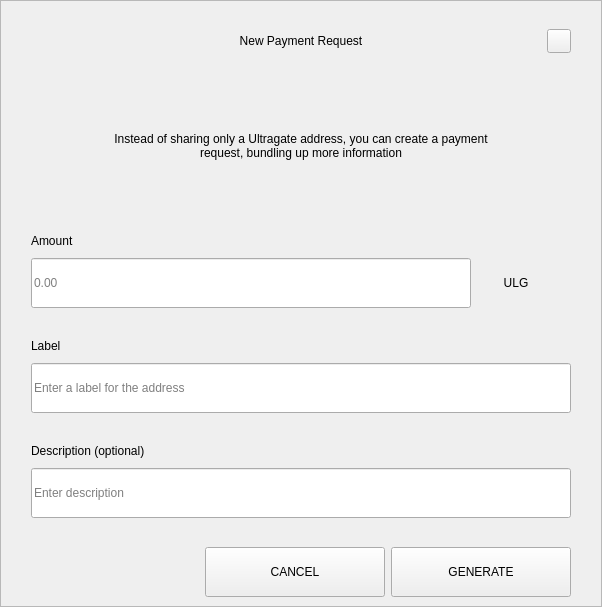
<?xml version="1.0" encoding="UTF-8"?>
<ui version="4.0">
 <class>RequestDialog</class>
 <widget class="QDialog" name="RequestDialog">
  <property name="geometry">
   <rect>
    <x>0</x>
    <y>0</y>
    <width>602</width>
    <height>607</height>
   </rect>
  </property>
  <property name="windowTitle">
   <string>Dialog</string>
  </property>
  <layout class="QVBoxLayout" name="verticalLayout_5">
   <property name="spacing">
    <number>0</number>
   </property>
   <property name="leftMargin">
    <number>0</number>
   </property>
   <property name="topMargin">
    <number>0</number>
   </property>
   <property name="rightMargin">
    <number>0</number>
   </property>
   <property name="bottomMargin">
    <number>0</number>
   </property>
   <item>
    <widget class="QFrame" name="frame">
     <property name="styleSheet">
      <string notr="true"/>
     </property>
     <property name="frameShape">
      <enum>QFrame::StyledPanel</enum>
     </property>
     <property name="frameShadow">
      <enum>QFrame::Raised</enum>
     </property>
     <layout class="QVBoxLayout" name="verticalLayout_4" stretch="1,0,0">
      <property name="spacing">
       <number>0</number>
      </property>
      <property name="leftMargin">
       <number>30</number>
      </property>
      <property name="topMargin">
       <number>20</number>
      </property>
      <property name="rightMargin">
       <number>30</number>
      </property>
      <property name="bottomMargin">
       <number>0</number>
      </property>
      <item>
       <layout class="QHBoxLayout" name="horizontalLayout_3">
        <property name="spacing">
         <number>0</number>
        </property>
        <item>
         <spacer name="horizontalSpacer_21">
          <property name="orientation">
           <enum>Qt::Horizontal</enum>
          </property>
          <property name="sizeHint" stdset="0">
           <size>
            <width>40</width>
            <height>20</height>
           </size>
          </property>
         </spacer>
        </item>
        <item>
         <widget class="QLabel" name="labelTitle">
          <property name="minimumSize">
           <size>
            <width>0</width>
            <height>40</height>
           </size>
          </property>
          <property name="maximumSize">
           <size>
            <width>16777215</width>
            <height>40</height>
           </size>
          </property>
          <property name="styleSheet">
           <string notr="true">padding-left:24px;</string>
          </property>
          <property name="text">
           <string>New Payment Request</string>
          </property>
          <property name="alignment">
           <set>Qt::AlignCenter</set>
          </property>
          <property name="margin">
           <number>7</number>
          </property>
         </widget>
        </item>
        <item>
         <spacer name="horizontalSpacer">
          <property name="orientation">
           <enum>Qt::Horizontal</enum>
          </property>
          <property name="sizeHint" stdset="0">
           <size>
            <width>40</width>
            <height>20</height>
           </size>
          </property>
         </spacer>
        </item>
        <item>
         <widget class="QPushButton" name="btnEsc">
          <property name="minimumSize">
           <size>
            <width>24</width>
            <height>24</height>
           </size>
          </property>
          <property name="maximumSize">
           <size>
            <width>24</width>
            <height>24</height>
           </size>
          </property>
          <property name="focusPolicy">
           <enum>Qt::NoFocus</enum>
          </property>
          <property name="text">
           <string/>
          </property>
         </widget>
        </item>
       </layout>
      </item>
      <item>
       <widget class="QStackedWidget" name="stack">
        <property name="minimumSize">
         <size>
          <width>540</width>
          <height>0</height>
         </size>
        </property>
        <property name="maximumSize">
         <size>
          <width>540</width>
          <height>16777215</height>
         </size>
        </property>
        <property name="currentIndex">
         <number>0</number>
        </property>
        <widget class="QWidget" name="page_1">
         <property name="minimumSize">
          <size>
           <width>540</width>
           <height>0</height>
          </size>
         </property>
         <property name="maximumSize">
          <size>
           <width>540</width>
           <height>16777215</height>
          </size>
         </property>
         <layout class="QVBoxLayout" name="layout1">
          <property name="spacing">
           <number>0</number>
          </property>
          <property name="leftMargin">
           <number>0</number>
          </property>
          <property name="topMargin">
           <number>0</number>
          </property>
          <property name="rightMargin">
           <number>0</number>
          </property>
          <property name="bottomMargin">
           <number>0</number>
          </property>
          <item>
           <spacer name="verticalSpacer_21">
            <property name="orientation">
             <enum>Qt::Vertical</enum>
            </property>
            <property name="sizeType">
             <enum>QSizePolicy::Fixed</enum>
            </property>
            <property name="sizeHint" stdset="0">
             <size>
              <width>20</width>
              <height>30</height>
             </size>
            </property>
           </spacer>
          </item>
          <item alignment="Qt::AlignHCenter">
           <widget class="QLabel" name="labelMessage">
            <property name="minimumSize">
             <size>
              <width>400</width>
              <height>50</height>
             </size>
            </property>
            <property name="text">
             <string>Instead of sharing only a Ultragate address, you can create a payment request, bundling up more information</string>
            </property>
            <property name="alignment">
             <set>Qt::AlignCenter</set>
            </property>
            <property name="wordWrap">
             <bool>true</bool>
            </property>
           </widget>
          </item>
          <item alignment="Qt::AlignBottom">
           <widget class="QWidget" name="containerAmount" native="true">
            <layout class="QVBoxLayout" name="verticalLayout">
             <property name="spacing">
              <number>9</number>
             </property>
             <property name="leftMargin">
              <number>0</number>
             </property>
             <property name="topMargin">
              <number>0</number>
             </property>
             <property name="rightMargin">
              <number>0</number>
             </property>
             <property name="bottomMargin">
              <number>0</number>
             </property>
             <item>
              <widget class="QLabel" name="labelSubtitleAmount">
               <property name="minimumSize">
                <size>
                 <width>350</width>
                 <height>16</height>
                </size>
               </property>
               <property name="maximumSize">
                <size>
                 <width>16777215</width>
                 <height>16</height>
                </size>
               </property>
               <property name="text">
                <string>Amount</string>
               </property>
              </widget>
             </item>
             <item alignment="Qt::AlignTop">
              <widget class="QWidget" name="layoutAmount" native="true">
               <layout class="QHBoxLayout" name="horizontalLayout" stretch="2,0">
                <property name="spacing">
                 <number>0</number>
                </property>
                <property name="leftMargin">
                 <number>0</number>
                </property>
                <property name="topMargin">
                 <number>0</number>
                </property>
                <property name="rightMargin">
                 <number>0</number>
                </property>
                <property name="bottomMargin">
                 <number>0</number>
                </property>
                <item>
                 <widget class="QLineEdit" name="lineEditAmount">
                  <property name="minimumSize">
                   <size>
                    <width>0</width>
                    <height>50</height>
                   </size>
                  </property>
                  <property name="maximumSize">
                   <size>
                    <width>16777215</width>
                    <height>50</height>
                   </size>
                  </property>
                  <property name="placeholderText">
                   <string notr="true">0.00</string>
                  </property>
                 </widget>
                </item>
                <item>
                 <widget class="QWidget" name="comboContainer" native="true">
                  <property name="minimumSize">
                   <size>
                    <width>100</width>
                    <height>50</height>
                   </size>
                  </property>
                  <property name="maximumSize">
                   <size>
                    <width>16777215</width>
                    <height>50</height>
                   </size>
                  </property>
                  <layout class="QHBoxLayout" name="horizontalLayout_31">
                   <property name="spacing">
                    <number>0</number>
                   </property>
                   <property name="leftMargin">
                    <number>0</number>
                   </property>
                   <property name="topMargin">
                    <number>0</number>
                   </property>
                   <property name="rightMargin">
                    <number>10</number>
                   </property>
                   <property name="bottomMargin">
                    <number>0</number>
                   </property>
                   <item>
                    <widget class="QLabel" name="comboBoxCoin">
                     <property name="text">
                      <string>ULG</string>
                     </property>
                     <property name="alignment">
                      <set>Qt::AlignCenter</set>
                     </property>
                    </widget>
                   </item>
                  </layout>
                 </widget>
                </item>
               </layout>
              </widget>
             </item>
            </layout>
           </widget>
          </item>
          <item>
           <spacer name="verticalSpacer_31">
            <property name="orientation">
             <enum>Qt::Vertical</enum>
            </property>
            <property name="sizeType">
             <enum>QSizePolicy::Fixed</enum>
            </property>
            <property name="sizeHint" stdset="0">
             <size>
              <width>20</width>
              <height>30</height>
             </size>
            </property>
           </spacer>
          </item>
          <item>
           <layout class="QVBoxLayout" name="verticalLayoutLabel">
            <property name="spacing">
             <number>9</number>
            </property>
            <item>
             <widget class="QLabel" name="labelSubtitleLabel">
              <property name="minimumSize">
               <size>
                <width>0</width>
                <height>16</height>
               </size>
              </property>
              <property name="maximumSize">
               <size>
                <width>16777215</width>
                <height>16</height>
               </size>
              </property>
              <property name="text">
               <string>Label</string>
              </property>
             </widget>
            </item>
            <item>
             <widget class="QLineEdit" name="lineEditLabel">
              <property name="minimumSize">
               <size>
                <width>0</width>
                <height>50</height>
               </size>
              </property>
              <property name="maximumSize">
               <size>
                <width>16777215</width>
                <height>50</height>
               </size>
              </property>
              <property name="placeholderText">
               <string>Enter a label for the address</string>
              </property>
             </widget>
            </item>
           </layout>
          </item>
          <item>
           <spacer name="verticalSpacer_34">
            <property name="orientation">
             <enum>Qt::Vertical</enum>
            </property>
            <property name="sizeType">
             <enum>QSizePolicy::Fixed</enum>
            </property>
            <property name="sizeHint" stdset="0">
             <size>
              <width>20</width>
              <height>30</height>
             </size>
            </property>
           </spacer>
          </item>
          <item>
           <layout class="QVBoxLayout" name="verticalLayoutDescription">
            <property name="spacing">
             <number>9</number>
            </property>
            <item>
             <widget class="QLabel" name="labelSubtitleDescription">
              <property name="minimumSize">
               <size>
                <width>0</width>
                <height>16</height>
               </size>
              </property>
              <property name="maximumSize">
               <size>
                <width>16777215</width>
                <height>16</height>
               </size>
              </property>
              <property name="text">
               <string>Description (optional)</string>
              </property>
             </widget>
            </item>
            <item>
             <widget class="QLineEdit" name="lineEditDescription">
              <property name="minimumSize">
               <size>
                <width>0</width>
                <height>50</height>
               </size>
              </property>
              <property name="maximumSize">
               <size>
                <width>16777215</width>
                <height>50</height>
               </size>
              </property>
              <property name="placeholderText">
               <string>Enter description</string>
              </property>
             </widget>
            </item>
            <item>
             <spacer name="verticalSpacer_4">
              <property name="orientation">
               <enum>Qt::Vertical</enum>
              </property>
              <property name="sizeType">
               <enum>QSizePolicy::Fixed</enum>
              </property>
              <property name="sizeHint" stdset="0">
               <size>
                <width>20</width>
                <height>20</height>
               </size>
              </property>
             </spacer>
            </item>
           </layout>
          </item>
         </layout>
        </widget>
        <widget class="QWidget" name="page_2">
         <layout class="QVBoxLayout" name="layout2">
          <item>
           <spacer name="verticalSpacer_5">
            <property name="orientation">
             <enum>Qt::Vertical</enum>
            </property>
            <property name="sizeType">
             <enum>QSizePolicy::Fixed</enum>
            </property>
            <property name="sizeHint" stdset="0">
             <size>
              <width>20</width>
              <height>50</height>
             </size>
            </property>
           </spacer>
          </item>
          <item alignment="Qt::AlignHCenter">
           <widget class="QLabel" name="labelQrImg">
            <property name="minimumSize">
             <size>
              <width>260</width>
              <height>260</height>
             </size>
            </property>
            <property name="maximumSize">
             <size>
              <width>260</width>
              <height>260</height>
             </size>
            </property>
            <property name="text">
             <string/>
            </property>
            <property name="alignment">
             <set>Qt::AlignCenter</set>
            </property>
           </widget>
          </item>
          <item>
           <spacer name="verticalSpacer_2">
            <property name="orientation">
             <enum>Qt::Vertical</enum>
            </property>
            <property name="sizeType">
             <enum>QSizePolicy::Fixed</enum>
            </property>
            <property name="sizeHint" stdset="0">
             <size>
              <width>20</width>
              <height>30</height>
             </size>
            </property>
           </spacer>
          </item>
          <item alignment="Qt::AlignHCenter">
           <widget class="QLabel" name="labelAddress">
            <property name="text">
             <string>D7VFR83SQbiezrW72hjcWJtcfip5krte2Z </string>
            </property>
           </widget>
          </item>
          <item>
           <spacer name="verticalSpacer_32">
            <property name="orientation">
             <enum>Qt::Vertical</enum>
            </property>
            <property name="sizeType">
             <enum>QSizePolicy::Expanding</enum>
            </property>
            <property name="sizeHint" stdset="0">
             <size>
              <width>20</width>
              <height>20</height>
             </size>
            </property>
           </spacer>
          </item>
          <item>
           <layout class="QHBoxLayout" name="horizontal">
            <property name="leftMargin">
             <number>20</number>
            </property>
            <property name="rightMargin">
             <number>20</number>
            </property>
            <property name="bottomMargin">
             <number>20</number>
            </property>
            <item>
             <spacer name="horizontalSpacer_4">
              <property name="orientation">
               <enum>Qt::Horizontal</enum>
              </property>
              <property name="sizeHint" stdset="0">
               <size>
                <width>40</width>
                <height>20</height>
               </size>
              </property>
             </spacer>
            </item>
            <item>
             <widget class="QPushButton" name="btnCopyAddress">
              <property name="minimumSize">
               <size>
                <width>180</width>
                <height>50</height>
               </size>
              </property>
              <property name="text">
               <string>COPY ADDRESS</string>
              </property>
             </widget>
            </item>
            <item>
             <widget class="QPushButton" name="btnCopyUrl">
              <property name="minimumSize">
               <size>
                <width>180</width>
                <height>50</height>
               </size>
              </property>
              <property name="text">
               <string>COPY URL</string>
              </property>
             </widget>
            </item>
            <item>
             <spacer name="horizontalSpacer_2">
              <property name="orientation">
               <enum>Qt::Horizontal</enum>
              </property>
              <property name="sizeHint" stdset="0">
               <size>
                <width>40</width>
                <height>20</height>
               </size>
              </property>
             </spacer>
            </item>
           </layout>
          </item>
         </layout>
        </widget>
       </widget>
      </item>
      <item>
       <widget class="QWidget" name="buttonsStack" native="true">
        <layout class="QHBoxLayout" name="horizontalLayout_5">
         <property name="leftMargin">
          <number>20</number>
         </property>
         <property name="rightMargin">
          <number>0</number>
         </property>
         <item>
          <spacer name="horizontalSpacer_41">
           <property name="orientation">
            <enum>Qt::Horizontal</enum>
           </property>
           <property name="sizeHint" stdset="0">
            <size>
             <width>40</width>
             <height>20</height>
            </size>
           </property>
          </spacer>
         </item>
         <item>
          <widget class="QPushButton" name="btnCancel">
           <property name="minimumSize">
            <size>
             <width>180</width>
             <height>50</height>
            </size>
           </property>
           <property name="focusPolicy">
            <enum>Qt::NoFocus</enum>
           </property>
           <property name="text">
            <string>CANCEL</string>
           </property>
          </widget>
         </item>
         <item>
          <widget class="QPushButton" name="btnSave">
           <property name="minimumSize">
            <size>
             <width>180</width>
             <height>50</height>
            </size>
           </property>
           <property name="focusPolicy">
            <enum>Qt::NoFocus</enum>
           </property>
           <property name="text">
            <string>GENERATE</string>
           </property>
          </widget>
         </item>
        </layout>
       </widget>
      </item>
     </layout>
    </widget>
   </item>
  </layout>
 </widget>
 <resources/>
 <connections/>
</ui>
